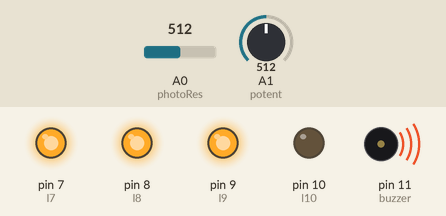
Simulated run of this sketch. Board: Arduino Uno, built with avr-gcc and run on an emulated ATmega328P. Parts: output pins drawn as LEDs (lit = HIGH), buzzer (waves = sounding). Inputs (shaded band) come from the test bench; at power-on: A0 (photoRes) = 512, A1 (potent) = 512.

Above: at 1.7 s.
1.8 s: A0 (photoRes) set to 487
At 2.4 s:
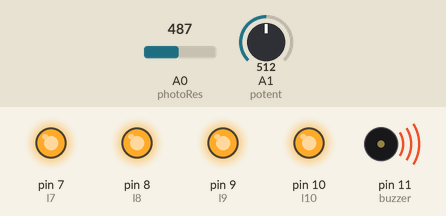
3.3 s: A0 (photoRes) set to 610
At 3.7 s:
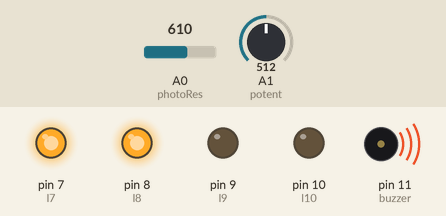
4.8 s: A0 (photoRes) set to 692
6.3 s: A0 (photoRes) set to 717
At 7.5 s:
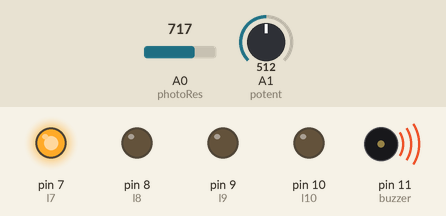
7.8 s: A0 (photoRes) set to 792
9.3 s: A0 (photoRes) set to 808
At 10.1 s:
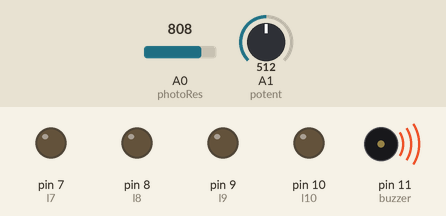
Timing chart, 0 to 11.8 s (numbered marks = the images above; inputs shaded):
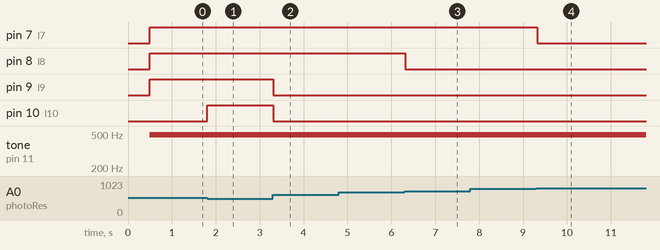

The sketch:

osalas3Lab5.ino
```cpp
/*
 * Author: Omar Salas-Rodriguez
 * UIN: 652945181
 * NetID: osalas3
 * Lab 5 - Photoresistor and Passive buzzer
 *
 * Description: More sophisticated program that uses LEDs, Photoresistor,
 *              Passive Buzzer, and a Potentiameter.
 *
 *              The Photoresistor gets input analog values which then determine
 *              the level of brightness  and turns a certain number of LEDs on
 *              according to this scale:
 *              4 LEDS:           <= 500
 *              3 LEDs:           500 <= 600
 *              2 LEDs:           600 <= 700
 *              1 LED:            700 <= 800
 *              0 LEDs:           800 >
 *
 *
 *              The potentiameter is used as an analog input to control the
 *              tone of the passive buzzer.
 *              The analog input from the potentiameter is mapped as such:
 *              ********************
 *              * Analog * Digital *
 *              ********************
 *              * 0-1023 -> 0-255  *
 *              ********************
 *              Since the potentiameter has analog 10 bit input, that value
 *              must be mapped to its relative value in 8 bit digital output.
 *              The new mapped value is then used to control the tone of the buzzer.
 *
 *
 * References: Map function doc from the arduino page
 *             Elegoo Super Starter Kit pdf
 *
 */

// Initialize the Photoresistor analog input and value
const int photoRes = A0;
int photoValue = 0;

// Initialize the LED pins
const int l7 = 7;
const int l8 = 8;
const int l9 = 9;
const int l10 = 10;

// Initialize the Potentiometer pin
const int potent = A1;
int potentValue = 0;

// Initialize the Passive Buzzer pin
const int buzzer = 11;

void setup() {
  // Set up LED ouputs
  pinMode(l7, OUTPUT);
  pinMode(l8, OUTPUT);
  pinMode(l9, OUTPUT);
  pinMode(l10, OUTPUT);

  // Set up analog input for photoresistor
  pinMode(photoRes, INPUT);
  delay(500);
}

void loop() {
  // Read in the value of the photoresistor
  photoValue = analogRead(photoRes);

  // Check the level of brightness being recorded and adjust LEDs
  if(photoValue <= 500){ // 4 LEDs on
    digitalWrite(l7, HIGH);
    digitalWrite(l8, HIGH);
    digitalWrite(l9, HIGH);
    digitalWrite(l10, HIGH);
  }
  else if(photoValue > 500 && photoValue <= 600){ // 3 LEDs on
    digitalWrite(l7, HIGH);
    digitalWrite(l8, HIGH);
    digitalWrite(l9, HIGH);
    digitalWrite(l10, LOW);
  }
  else if(photoValue > 600 && photoValue <= 700){ // 2 LEDs on
    digitalWrite(l7, HIGH);
    digitalWrite(l8, HIGH);
    digitalWrite(l9, LOW);
    digitalWrite(l10, LOW);
  }
  else if(photoValue > 700 && photoValue <= 800){ // 1 LED on
    digitalWrite(l7, HIGH);
    digitalWrite(l8, LOW);
    digitalWrite(l9, LOW);
    digitalWrite(l10, LOW);
  }else{ // 0 LEDs on
    digitalWrite(l7, LOW);
    digitalWrite(l8, LOW);
    digitalWrite(l9, LOW);
    digitalWrite(l10, LOW);
  }

  // Read in the value of the potentiameter
  potentValue = analogRead(potent);
  // Map the 10 bit value to 8 bit value
  potentValue = map(potentValue, 0, 1023, 0, 255);

  // Adjust the output of the buzzer
  analogWrite(buzzer, potentValue);

  delay(100);

}
```

Measured:
- the behaviour switches between 501 and 500 on A0 (photoRes) (found by bisection; images 0 and 1)
- the behaviour switches between 700 and 701 on A0 (photoRes) (found by bisection; images 2 and 3)
- the behaviour switches between 800 and 801 on A0 (photoRes) (found by bisection; images 3 and 4)
- after the input at 1.8 s, pin 10 (l10): LOW → HIGH at once
- after the input at 3.3 s, pin 9 (l9), pin 10 (l10): HIGH → LOW at once
- after the input at 4.8 s, every drawn part: stays the same
- after the input at 6.3 s, pin 8 (l8): HIGH → LOW at once
- after the input at 7.8 s, every drawn part: stays the same
- after the input at 9.3 s, pin 7 (l7): HIGH → LOW at once
